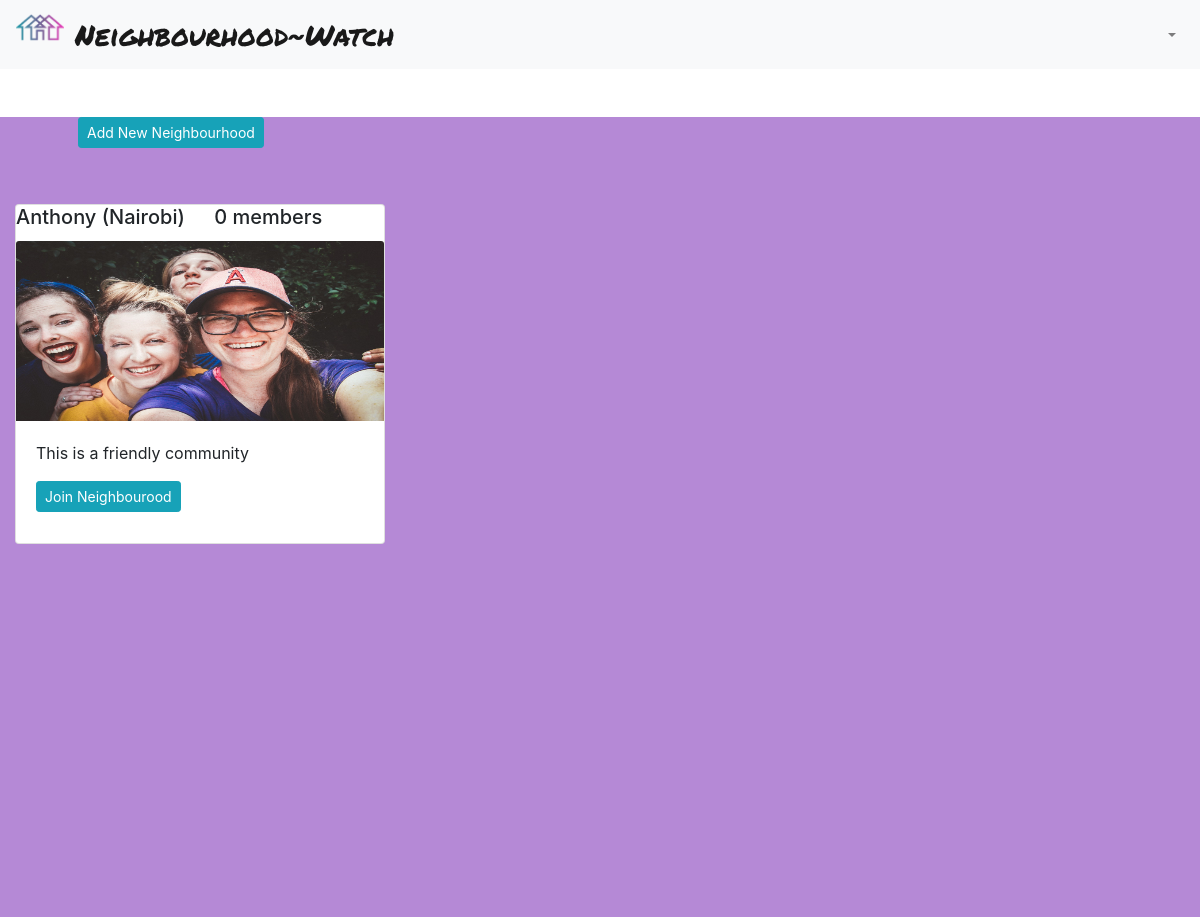
The page /all-hoods/ (signed in) on the database as committed earlier.
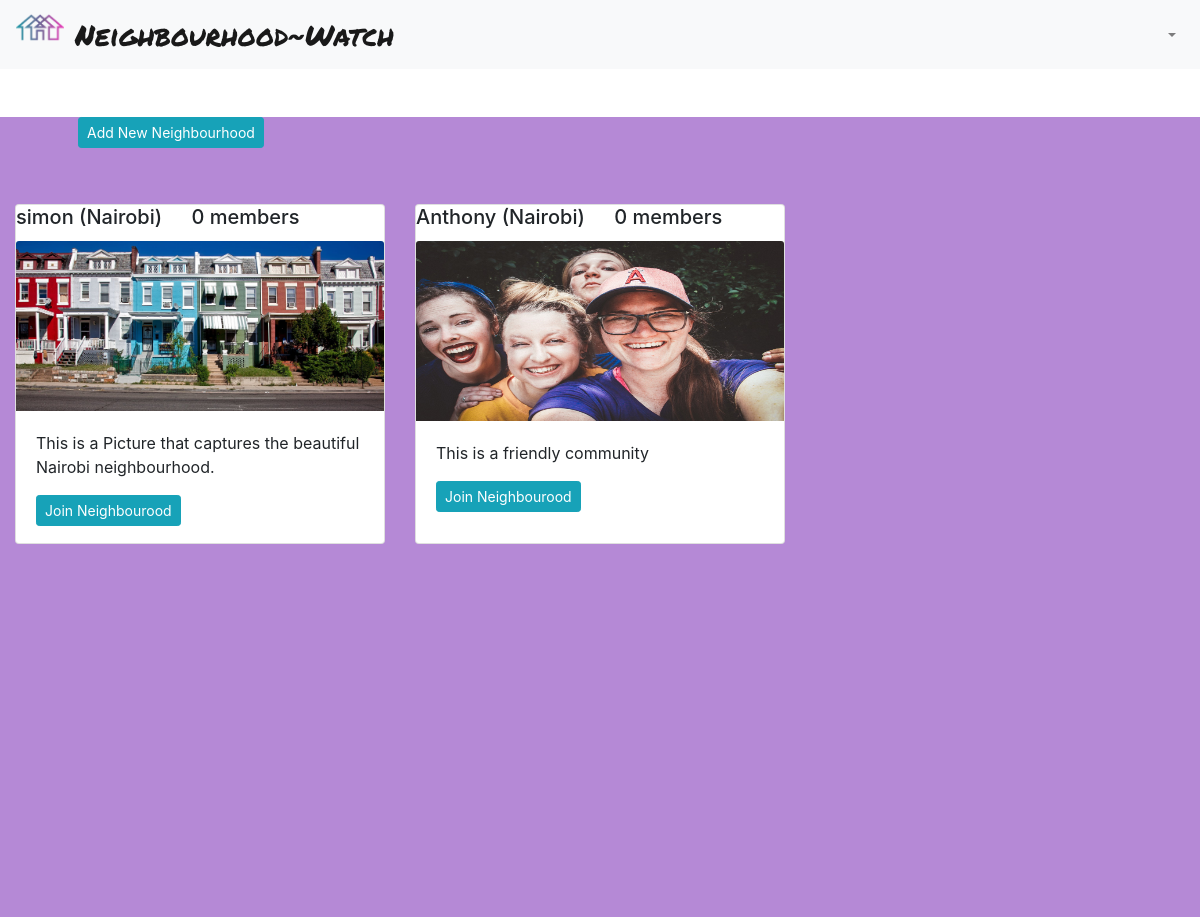
The same page on the database as committed later.
### neighborhoods/models.py (models this page shows, shortened)
class Neighbourhood(models.Model):
    name = models.CharField(max_length=50)
    location = models.CharField(max_length=60)
    admin = models.ForeignKey("Profile", on_delete=models.CASCADE, related_name='hood')
    neighbourhood_logo = models.ImageField(upload_to='images/')
    description = models.TextField()
    healthcenter_number = models.IntegerField(null=True, blank=True)
    police_number = models.IntegerField(null=True, blank=True)
    occupants_count = models.IntegerField(null=True, blank=True)

### neighborhoods/views.py (the view)
# urls.py: path('all-hoods/',views.neighbourhoods,name='hood'),
@login_required(login_url='login')
def neighbourhoods(request):
    all_hoods = Neighbourhood.objects.all()
    all_hoods = all_hoods[::-1]
    params = {
        'all_hoods': all_hoods,
    }
    return render(request, 'neighbourhoods.html', params)

### neighborhoods/templates/neighbourhoods.html
{% extends 'base.html' %}
{% load crispy_forms_tags %}
{% block content %}
<div class="page2">
  <div class="container-fluid">
    <div class="container sanches m-5">
      <a href="{% url 'new-hood' %}" class="btn btn-sm btn-info mb-2" style="text-align: center">Add New
        Neighbourhood</a>
    </div>
    <div class="row">
      {% for hood in all_hoods %}
      <div class="col-md-4">
        <div class="card mb-4" style="height:340px">
          <h5 class="card-title">{{ hood.name }} ({{hood.location}}) <span class="ml-4">{{hood.members.count}}
              member{{hood.members.count|pluralize}}</span></h5>
          <img src="{{ hood.neighbourhood_logo.url }}" class="card-img-top" alt="{{ hood.name }}" height="180px">
          <div class="card-body">
            <p class="card-text">{{hood.description}}</p>
            {% if request.user.profile.neighbourhood == hood %}
            <a href="{% url 'leave-hood' hood.id %}" class="btn btn-outline-danger btn-sm">Leave Neighbourhood</a>
            <a href="{% url 'single-hood' user.profile.neighbourhood.id %}" class="btn btn-outline-success btn-sm"
              style="float: right">Explore {{user.profile.neighbourhood.name}} Estate
            </a>
            {% elif not request.user.profile.neighbourhood %}
            <a href="{% url 'join-hood' hood.id %}" class="btn btn-info btn-sm">Join Neighbourood</a>
            {% endif %}
          </div>
        </div>
      </div>
      {% endfor %}
    </div>
  </div>
</div>
{% endblock %}

Rows that differ between the two databases and show on the page:
added Neighbourhood: name "simon", location "Nairobi", members.count "0", neighbourhood_logo (picture), description "This is a Picture that captures the beautiful Nairobi neighbourhood."
